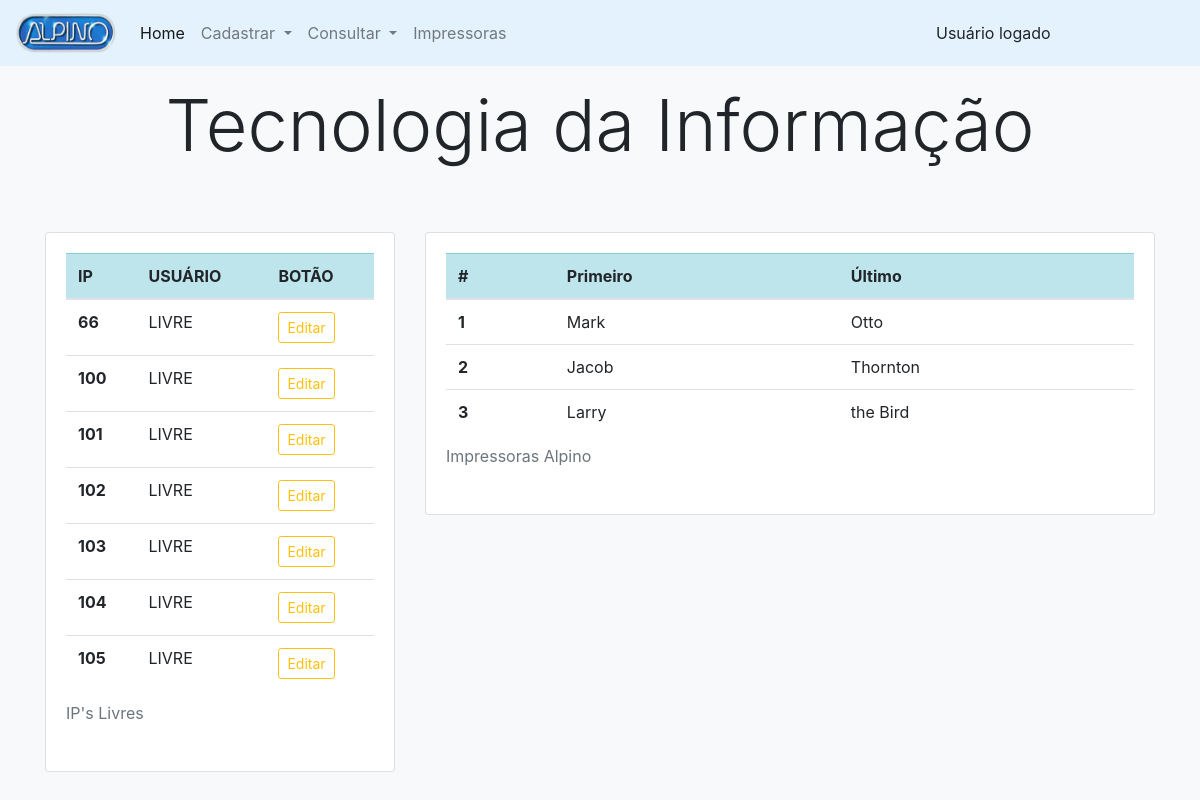
The page /public/pags/ti/main.php on the database as committed earlier.
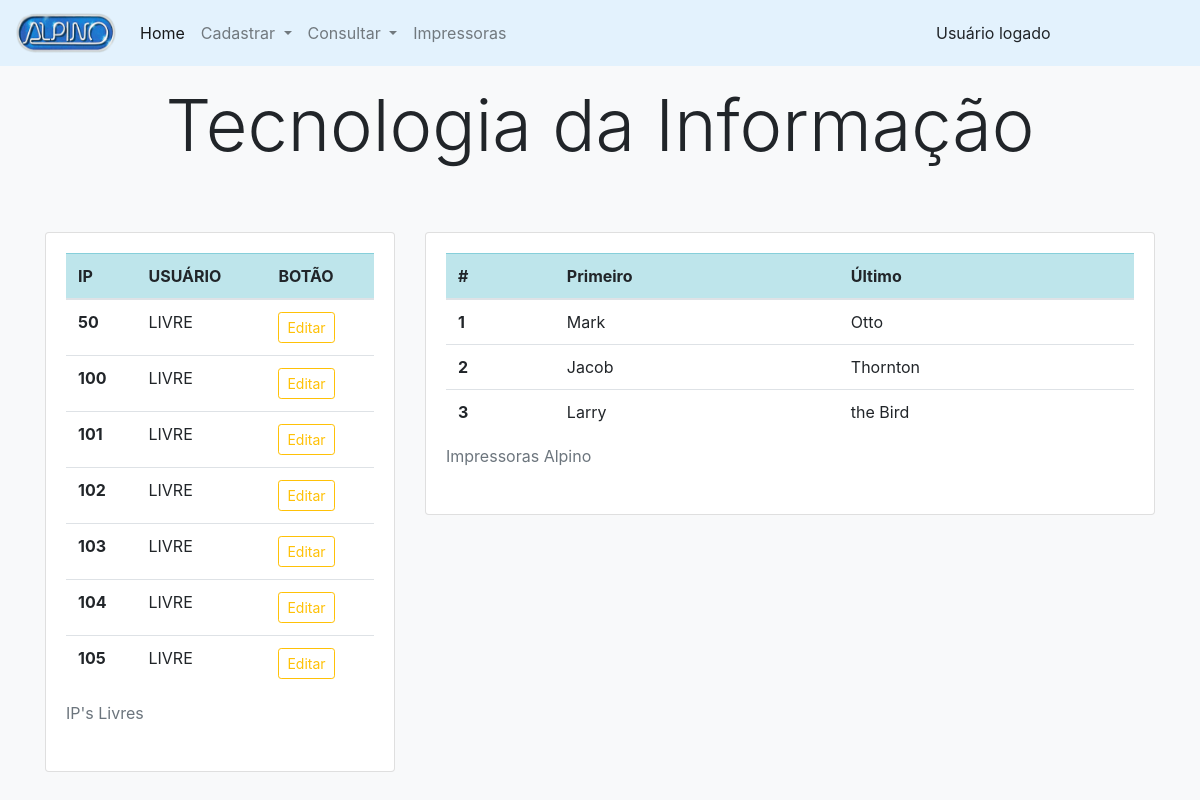
The same page on the database as committed later.
### tables this page shows
CREATE TABLE `usuario` (
  `ip` int(10) UNSIGNED NOT NULL,
  `usuario` varchar(100) NOT NULL,
  `setor` varchar(100) NOT NULL,
  `homeOffice` varchar(3) NOT NULL
);

### public/pags/ti/main.php (the view, shortened to what the changed rows need)
<?php
    include_once("../../../src/config/conexaodb.php");
    $sql_usuario = mysqli_query($conn, "SELECT * FROM usuario WHERE usuario='LIVRE'");
?>
<html lang="pt-br">
<head>
    <link rel="stylesheet" href="../../../node_modules/bootstrap/dist/css/bootstrap.css">
</head>
<body class="bg-light">
    <div class="container">
        <div class="row">
            <div class="col">
                <div class="py-2 text-center">
                    <h2 class="display-3 m-2">Tecnologia da Informação</h2>
                </div>
            </div>
        </div>
        <div class="row">
            <div class="col-md-4">
                <div class="py-5">
                    <div class="card bg-white">
                        <div class="card-body">
                            <div class="row">
                                <div class="col">
                                    <table class="table">
                                        <caption>IP's Livres</caption>
                                        <thead>
                                            <tr class="table-info">
                                                <th scope="col">IP</th>
                                                <th scope="col">USUÁRIO</th>
                                                <th scope="col">BOTÃO</th>
                                            </tr>
                                        </thead>
                                        <tbody>
                                            <?php while($tabela_ip = mysqli_fetch_assoc($sql_usuario)) { ?>
                                            <tr>
                                                <th scope="row">
                                                    <?php echo $tabela_ip['ip']; ?>
                                                </th>
                                                <td>
                                                    <?php echo $tabela_ip['usuario']; ?>
                                                </td>
                                                <td>
                                                    <button type="button" class="btn btn-outline-warning btn-sm"
                                                        data-toggle="modal" data-target="#editar"
                                                        data-ip="<?php echo $tabela_ip['ip']; ?>"
                                                        data-usuario="<?php echo $tabela_ip['usuario']; ?>"
                                                        data-setor="<?php echo $tabela_ip['setor']; ?>"
                                                        data-home="<?php echo $tabela_ip['homeOffice']; ?>">
                                                        Editar
                                                    </button>
                                                </td>
                                            </tr>
                                            <?php } ?>
                                        </tbody>
                                    </table>
                                </div>
                            </div>
                        </div>
                    </div>
                </div>
            </div>
            <div class="col-md-8">
                <div class="py-5">
                    <div class="card bg-white">
                        <div class="card-body">
                            <div class="row">
                                <div class="col">
                                    <table class="table">
                                        <caption>Impressoras Alpino</caption>
                                        <thead>
                                            <tr class="table-info">
                                                <th scope="col">#</th>
                                                <th scope="col">Primeiro</th>
                                                <th scope="col">Último</th>
                                            </tr>
                                        </thead>
                                        <tbody>
                                            <tr>
                                                <th scope="row">1</th>
                                            </tr>
                                            <tr>
                                                <th scope="row">2</th>
                                            </tr>
                                            <tr>
                                                <th scope="row">3</th>
                                            </tr>
                                        </tbody>
                                    </table>
                                </div>
                            </div>
                        </div>
                    </div>
                </div>
            </div>
        </div>
    </div>
</body>
</html>

Rows that differ between the two databases and show on the page:
no longer on this page (row edited): usuario: ip "66", usuario "LIVRE"
now on this page (row edited): usuario: ip "50", usuario "LIVRE"
